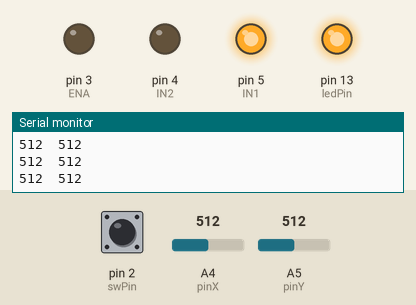
Recording of a sketch running on a simulated Arduino Uno, built with avr-gcc and run on an emulated ATmega328P. On the bench: output pins drawn as LEDs (lit = HIGH), the last lines printed to the serial monitor. The inputs (shaded band) are chosen by the test bench; at power-on: pin 2 (swPin) HIGH, A4 (pinX) = 512, A5 (pinY) = 512.

Above: at 1.8 s.
1.9 s: pin 2 (swPin) pulled LOW for 1.2 s
At 2.6 s:
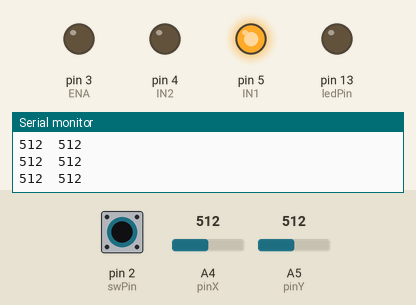
5.5 s: pin 2 (swPin) pulled LOW for 3.2 s
At 9.4 s:
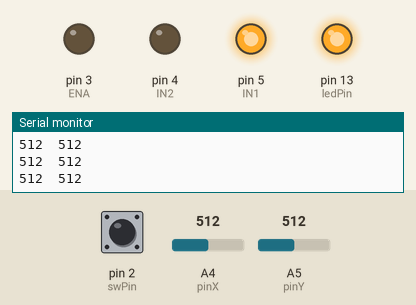
Timing chart, 0 to 10.9 s (numbered marks = the images above; inputs shaded):
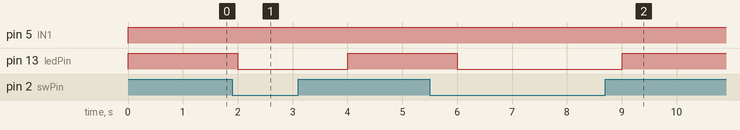

The sketch:

engine-v1.ino
```cpp
#define pinX A4
#define pinY A5
#define swPin 2
#define ledPin 13
int IN1 = 5;
int IN2 = 4;
int ENA = 3;

void setup() {
  Serial.begin(9600);
  pinMode(ENA, OUTPUT);
  pinMode(IN1, OUTPUT);
  pinMode(IN2, OUTPUT);
  pinMode(ledPin, OUTPUT);
  pinMode(pinX, INPUT);
  pinMode(pinY, INPUT);
  pinMode(swPin, INPUT);
  digitalWrite(swPin, HIGH);
}

void loop() {
  bool ledState = digitalRead(swPin);
  digitalWrite(ledPin, ledState);
  int X = analogRead(pinX);
  int Y = analogRead(pinY);
  if(pinX < 250 && pinY < 250) {
    digitalWrite(IN1, HIGH);
    digitalWrite(IN2, LOW);
    analogWrite(ENA, 50);
    Serial.print(X);
    Serial.print("\t");
    Serial.println(Y);
    }
  if(pinX > 250 && pinY > 250) {
    digitalWrite(IN1, HIGH);
    digitalWrite(IN2, LOW);
    analogWrite(ENA, 25);
    Serial.print(X);
    Serial.print("\t");
    Serial.println(Y);
    }
  else {
    analogWrite(ENA, 0);
    delay(1000);
    Serial.print(X);
    Serial.print("\t");
    Serial.println(Y);
    }

}
```

Measured:
- after the input at 1.9 s, pin 13 (ledPin): HIGH → LOW after 0.10 s, → HIGH 2.0 s later
- after the input at 5.5 s, pin 13 (ledPin): HIGH → LOW after 0.51 s, → HIGH 3.0 s later
